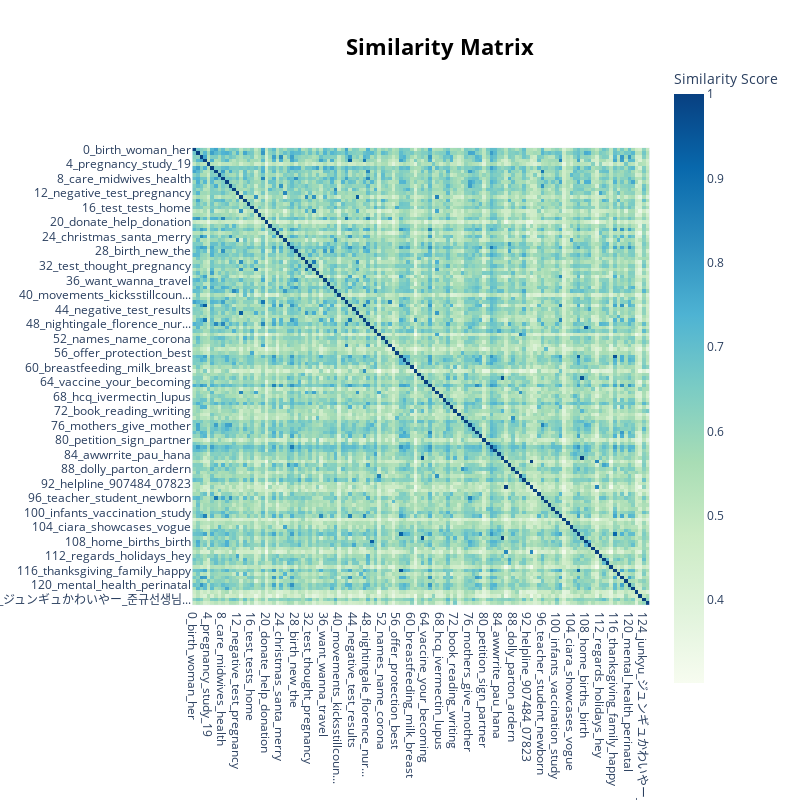

Write notebook code for a chart like this one.
### Code cell
topic_model.visualize_heatmap()

### Figure 1 — Plotly figure (JSON) as saved in the notebook; plotly's stock layout.template omitted (floating-point values rounded to 4 significant figures; data arrays with more than 128 entries replaced by an {"elided": "..."} marker saying what was removed)
{"data": [{"coloraxis": "coloraxis", "hovertemplate": "x: %{x}<br>y: %{y}<br>Similarity Score: %{z}<extra></extra>", "name": "0", "type": "heatmap", "x": ["0_birth_woman_her", "1_shot_vaccine_booster", "2_vaccination_vaccine_pregn...", "3_biden_trump_formula", "4_pregnancy_study_19", "5_my_her_see", "6_outside_music_concert", "7_baby_you_covid", "8_care_midwives_health", "9_fine_had_she", "10_help_would_jeffreestar", "11_christmas_jesus_christ", "12_negative_test_pregnancy", "13_birthday_happy_day", "14_control_abortion_birth", "15_game_season_team", "16_test_tests_home", "17_weight_gym_back", "18_baby_https_babies", "19_mask_masks_wearing", "20_donate_help_donation", "21_protect_your_against", "22_prayers_pray_prayer", "23_vaccinated_healthy_got", "24_christmas_santa_merry", "25_soon_well_sa", "26_safe_effective_jab", "27_congrats_pregnant_congra...", "28_birth_new_the", "29_fur_dog_adopted", "30_test_positive_thought", "31_birt_eth_lasts", "32_test_thought_pregnancy", "33_webinar_pregnancy_on", "34_children_toddlers_vaccine", "35_not_pregnant_news", "36_want_wanna_travel", "37_pregnant_fun_while", "38_christmas_pulte_would", "39_month_birth_birthday", "40_movements_kicksstillcoun...", "41_back_baby_free", "42_safe_vaccinated_vaccine", "43_leave_work_home", "44_negative_test_results", "45_food_cream_eat", "46_breastfeeding_safe_vaccine", "47_baby_my_beat", "48_nightingale_florence_nur...", "49_win_officialplt_cash", "50_2021_2020_year", "51_shower_party_birthday", "52_names_name_corona", "53_free_baby_covid", "54_school_graduation_proud", "55_season_episode_episodes", "56_offer_protection_best", "57_your_harms_boost", "58_encourage_whether_protec...", "59_diamondharbourpctests30k...", "60_breastfeeding_milk_breast", "61_zoo_tiger_mexican", "62_awwrrite_pau_hana", "63_rate_rates_interesting", "64_vaccine_your_becoming", "65_boris_johnson_borisjohnson", "66_test_2022_positive", "67_newborn_shoot_session", "68_hcq_ivermectin_lupus", "69_precious_haybryant_toward", "70_antibodies_news_vaccinated", "71_awwrrite_serving_bapuji", "72_book_reading_writing", "73_podcast_episode_sanyusis...", "74_walrus_announced_immune", "75_nurse_midwife_my", "76_mothers_give_mother", "77_flu_winter_eligible", "78_vaccination_outweigh_pot...", "79_stream_streaming_twitch", "80_petition_sign_partner", "81_uk_effective_women", "82_worldwide_119_thousands", "83_wardrobe_officialplt_clo...", "84_awwrrite_pau_hana", "85_07823_907484_helpline", "86_hope_soon_you", "87_sidestepped_sanyusisters...", "88_dolly_parton_ardern", "89_without_2021_2020", "90_year_got_moved", "91_boom_boomers_post", "92_helpline_907484_07823", "93_movie_movies_theater", "94_mrna_study_large", "95_she_you_me", "96_teacher_student_newborn", "97_gender_joe_binary", "98_partners_partner_labour", "99_kid_things_qsdukhfs9c", "100_infants_vaccination_study", "101_hair_hairs_nail", "102_black_health_color", "103_bauble_etsy_christmas", "104_ciara_showcases_vogue", "105_offer_protection_inform...", "106_awwrrite_pau_hana", "107_nurses_international_ni...", "108_home_births_birth", "109_nominate_champneys_pier...", "110_ntcouncilteam_n_landcou...", "111_god_gave_me", "112_regards_holidays_hey", "113_steps_day_better", "114_smell_taste_sense", "115_offer_protection_best", "116_thanksgiving_family_happy", "117_getvaccinatedgetprotect...", "118_nicki_trump_minaj", "119_booster_safe_covid19", "120_mental_health_perinatal", "121_doula_doulas_package", "122_yoda_mandalorian_disney", "123_kp9kpdsj0z_gratefulfore...", "124_junkyu_ジュンギュかわいやー_준규선생님...", "125_date_me_birth"], "xaxis": "x", "y": ["0_birth_woman_her", "1_shot_vaccine_booster", "2_vaccination_vaccine_pregn...", "3_biden_trump_formula", "4_pregnancy_study_19", "5_my_her_see", "6_outside_music_concert", "7_baby_you_covid", "8_care_midwives_health", "9_fine_had_she", "10_help_would_jeffreestar", "11_christmas_jesus_christ", "12_negative_test_pregnancy", "13_birthday_happy_day", "14_control_abortion_birth", "15_game_season_team", "16_test_tests_home", "17_weight_gym_back", "18_baby_https_babies", "19_mask_masks_wearing", "20_donate_help_donation", "21_protect_your_against", "22_prayers_pray_prayer", "23_vaccinated_healthy_got", "24_christmas_santa_merry", "25_soon_well_sa", "26_safe_effective_jab", "27_congrats_pregnant_congra...", "28_birth_new_the", "29_fur_dog_adopted", "30_test_positive_thought", "31_birt_eth_lasts", "32_test_thought_pregnancy", "33_webinar_pregnancy_on", "34_children_toddlers_vaccine", "35_not_pregnant_news", "36_want_wanna_travel", "37_pregnant_fun_while", "38_christmas_pulte_would", "39_month_birth_birthday", "40_movements_kicksstillcoun...", "41_back_baby_free", "42_safe_vaccinated_vaccine", "43_leave_work_home", "44_negative_test_results", "45_food_cream_eat", "46_breastfeeding_safe_vaccine", "47_baby_my_beat", "48_nightingale_florence_nur...", "49_win_officialplt_cash", "50_2021_2020_year", "51_shower_party_birthday", "52_names_name_corona", "53_free_baby_covid", "54_school_graduation_proud", "55_season_episode_episodes", "56_offer_protection_best", "57_your_harms_boost", "58_encourage_whether_protec...", "59_diamondharbourpctests30k...", "60_breastfeeding_milk_breast", "61_zoo_tiger_mexican", "62_awwrrite_pau_hana", "63_rate_rates_interesting", "64_vaccine_your_becoming", "65_boris_johnson_borisjohnson", "66_test_2022_positive", "67_newborn_shoot_session", "68_hcq_ivermectin_lupus", "69_precious_haybryant_toward", "70_antibodies_news_vaccinated", "71_awwrrite_serving_bapuji", "72_book_reading_writing", "73_podcast_episode_sanyusis...", "74_walrus_announced_immune", "75_nurse_midwife_my", "76_mothers_give_mother", "77_flu_winter_eligible", "78_vaccination_outweigh_pot...", "79_stream_streaming_twitch", "80_petition_sign_partner", "81_uk_effective_women", "82_worldwide_119_thousands", "83_wardrobe_officialplt_clo...", "84_awwrrite_pau_hana", "85_07823_907484_helpline", "86_hope_soon_you", "87_sidestepped_sanyusisters...", "88_dolly_parton_ardern", "89_without_2021_2020", "90_year_got_moved", "91_boom_boomers_post", "92_helpline_907484_07823", "93_movie_movies_theater", "94_mrna_study_large", "95_she_you_me", "96_teacher_student_newborn", "97_gender_joe_binary", "98_partners_partner_labour", "99_kid_things_qsdukhfs9c", "100_infants_vaccination_study", "101_hair_hairs_nail", "102_black_health_color", "103_bauble_etsy_christmas", "104_ciara_showcases_vogue", "105_offer_protection_inform...", "106_awwrrite_pau_hana", "107_nurses_international_ni...", "108_home_births_birth", "109_nominate_champneys_pier...", "110_ntcouncilteam_n_landcou...", "111_god_gave_me", "112_regards_holidays_hey", "113_steps_day_better", "114_smell_taste_sense", "115_offer_protection_best", "116_thanksgiving_family_happy", "117_getvaccinatedgetprotect...", "118_nicki_trump_minaj", "119_booster_safe_covid19", "120_mental_health_perinatal", "121_doula_doulas_package", "122_yoda_mandalorian_disney", "123_kp9kpdsj0z_gratefulfore...", "124_junkyu_ジュンギュかわいやー_준규선생님...", "125_date_me_birth"], "yaxis": "y", "z": {"elided": "126x126 float values"}}], "layout": {"coloraxis": {"colorbar": {"title": {"text": "Similarity Score"}}, "colorscale": [[0, "rgb(247,252,240)"], [0.125, "rgb(224,243,219)"], [0.25, "rgb(204,235,197)"], [0.375, "rgb(168,221,181)"], [0.5, "rgb(123,204,196)"], [0.625, "rgb(78,179,211)"], [0.75, "rgb(43,140,190)"], [0.875, "rgb(8,104,172)"], [1, "rgb(8,64,129)"]]}, "height": 800, "hoverlabel": {"bgcolor": "white", "font": {"family": "Rockwell", "size": 16}}, "legend": {"title": {"text": "Trend"}}, "margin": {"t": 60}, "showlegend": true, "title": {"font": {"color": "Black", "size": 22}, "text": "<b>Similarity Matrix", "x": 0.55, "xanchor": "center", "y": 0.95, "yanchor": "top"}, "width": 800, "xaxis": {"anchor": "y", "constrain": "domain", "domain": [0, 1], "scaleanchor": "y"}, "yaxis": {"anchor": "x", "autorange": "reversed", "constrain": "domain", "domain": [0, 1]}}}
